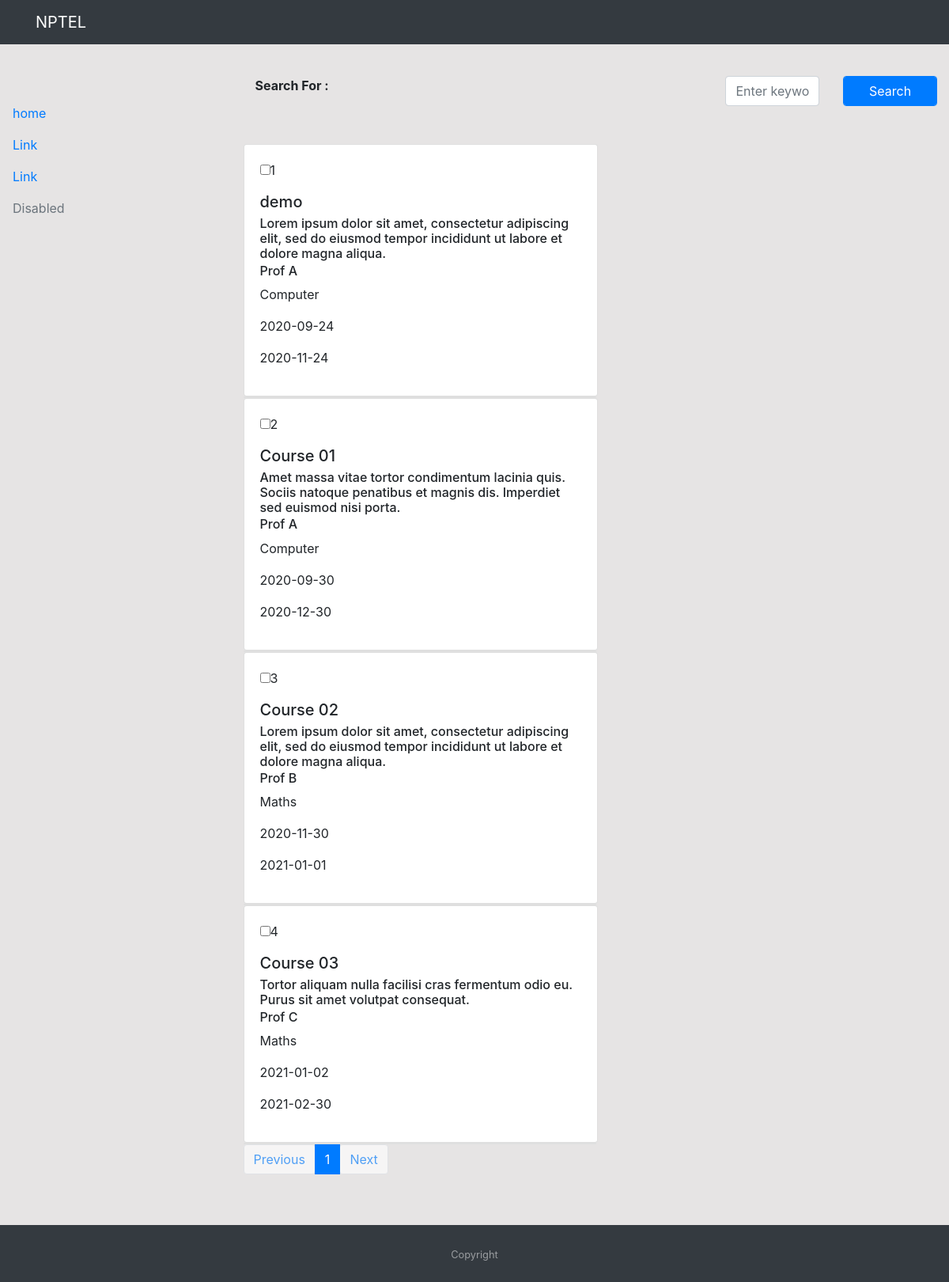
The page / on the database its author committed.
### app.py (models this page shows, shortened)
class Courses(db.Model):
  id = db.Column(db.Integer, primary_key=True)
  title = db.Column(db.String(100), unique=True)
  instructor = db.Column(db.String)
  category = db.Column(db.String)
  description = db.Column(db.String)
  filename = db.Column(db.String)
  type = db.Column(db.String)
  startDate = db.Column(db.Integer)
  endDate = db.Column(db.Integer)

### app.py (the view)
@app.route('/', methods=['GET', 'POST'], defaults={"page": 1})
@app.route('/<int:page>', methods=['GET', 'POST'])
def index(page):
    page = page
    pages = 5
    courses = Courses.query.order_by(Courses.id.asc()).paginate(page,pages,error_out=False)
    if request.method == 'POST' and 'tag' in request.form:
       tag = request.form["tag"]
       search = "%{}%".format(tag)
       courses = Courses.query.filter(or_(Courses.title.like(search), Courses.category.like(search))).paginate(per_page=pages, error_out=True)
       return render_template('index.html', courses=courses, tag=tag)
    return render_template('index.html', courses=courses)

### templates/index.html (shortened to what this page needs)
{% extends "base.html" %}
{% block content %}
<section>
  {% for course in courses.items %}
  <div class="row">
    <div class="card " style="width: 28rem;">
      <div class="card-body">
        <p><input type="checkbox" name="">{{ course.id}}</p>
        <h5 class="card-title">{{ course.title}}</h5>
        <h6 class="card-subtitle mb-2 ">{{ course.instructor}} </h6>
        <h6 class="card-subtitle mb-2 "> {{ course.category}}</h6>
        <p class="card-text">{{ course.description}}</p>
        <p>{{ course.startDate}}</p>
        <p>{{ course.endDate}}</p>
      </div>
    </div>
    <div class="card col-md-6" style="width: 18rem;"></div>
  </div>
  {% endfor %}
  </div>
{% endblock %}

### templates/base.html (shortened to what this page needs)
<!doctype html>
<html lang="en">
<head>
  <link rel="stylesheet" href="https://stackpath.bootstrapcdn.com/bootstrap/4.5.2/css/bootstrap.min.css"
>
  <link rel="stylesheet" href="{{ url_for('static', filename='css/main.css') }}">
</head>
<body>
  <nav class="navbar navbar-expand-lg navbar-dark bg-dark fixed-top">
    <div class="container">
      <a class="navbar-brand" href="#">NPTEL</a>
    </div>
  </nav>
  <div class="Main">
    <div class="row">
      <div class="col-3 " id="sidebar">
        <nav class="nav flex-column">
          <a class="nav-link active" href="/">home</a>
          <a class="nav-link" href="/Computer">Link</a>
          <a class="nav-link" href="#">Link</a>
          <a class="nav-link disabled" href="#">Disabled</a>
        </nav>
      </div>
      <div class="col-9">
        <div class="container my-5">
          <div class="row py-5">
            <div class="col-8">
              <strong>Search For : {{ tag}}</strong>
            </div>
            <div class="col-4">
              <form action="" method="post" autocomplete="off">
                <div class="row">
                  <div class="col-6">
                    <input type="text" class="form-control" name="tag" id="tag" placeholder="Enter keyword" />
                  </div>
                  <div class="col-6" align="left">
                    <input type="submit" value="Search" class="form-control btn btn-primary " name="">
                  </div>
              </form>
            </div>
          </div>
        </div>
        <div class="row">
          <div class="col-12">
            {% block content %}
            {% endblock %}
            <nav aria-label="Page navigation example">
              <ul class="pagination">
                {% if courses.has_prev %}
                <li class="page-item"> <a class="page-link"
                    href="{{ url_for('index', page=courses.prev_num) }}">Previous</a></li>
                {% else %}
                <li class="page-item"><a class="page-link btn disabled" href="#">Previous</a></li>
                {% endif %}
                {% for page in courses.iter_pages(left_edge=3, right_edge=3) %}
                {% if page %}
                {% if page==courses.page %}
                <li class="page-item active"><a class="page-link"
                    href="{{ url_for('index', page=page) }}">{{ page }}</a></li>
                {% else %}
                <li class="page-item"><a class="page-link" href="{{ url_for('index', page=page) }}">{{ page }}</a></li>
                {% endif %}
                {% else %}
                <li class="page-item disabled" id="example_ellipsis"><a href="#" class="page-link">…</a></li>
                {% endif %}
                {% endfor %}
                {% if courses.has_next %}
                <li class="page-item"> <a class="page-link"
                    href="{{ url_for('index', page=courses.next_num) }}">Next</a></li>
                {% else %}
                <li class="page-item"><a class="page-link btn disabled" href="#">Next</a></li>
                {% endif %}
              </ul>
            </nav>
          </div>
        </div>
      </div>
    </div>
  <footer id="sticky-footer" class="py-4 bg-dark text-white-50">
    <div class="container text-center">
      <small>Copyright </small>
    </div>
  </footer>
</body>
</html>

### static/css/main.css (style rules this page uses)
html, body { height: 100hv; }
#sticky-footer { flex-shrink: none; }
#sidebar { padding-top: 10%; padding-bottom: 30%; }
.Main { background-color: rgb(230, 228, 228); }

### rows shown on the page
Courses: id "1", title "demo", instructor "Lorem ipsum dolor sit amet, consectetur adipiscing elit, sed do eiusmod tempor incididunt ut labore et dolore magna aliqua.", category "Prof A", description "Computer", startDate "2020-09-24", endDate "2020-11-24"
Courses: id "2", title "Course 01", instructor "Amet massa vitae tortor condimentum lacinia quis. Sociis natoque penatibus et magnis dis. Imperdiet sed euismod nisi porta.", category "Prof A", description "Computer", startDate "2020-09-30", endDate "2020-12-30"
Courses: id "3", title "Course 02", instructor "Lorem ipsum dolor sit amet, consectetur adipiscing elit, sed do eiusmod tempor incididunt ut labore et dolore magna aliqua.", category "Prof B", description "Maths", startDate "2020-11-30", endDate "2021-01-01"
Courses: id "4", title "Course 03", instructor "Tortor aliquam nulla facilisi cras fermentum odio eu. Purus sit amet volutpat consequat.", category "Prof C", description "Maths", startDate "2021-01-02", endDate "2021-02-30"

### other values the page prints
{{ page }} "1"
